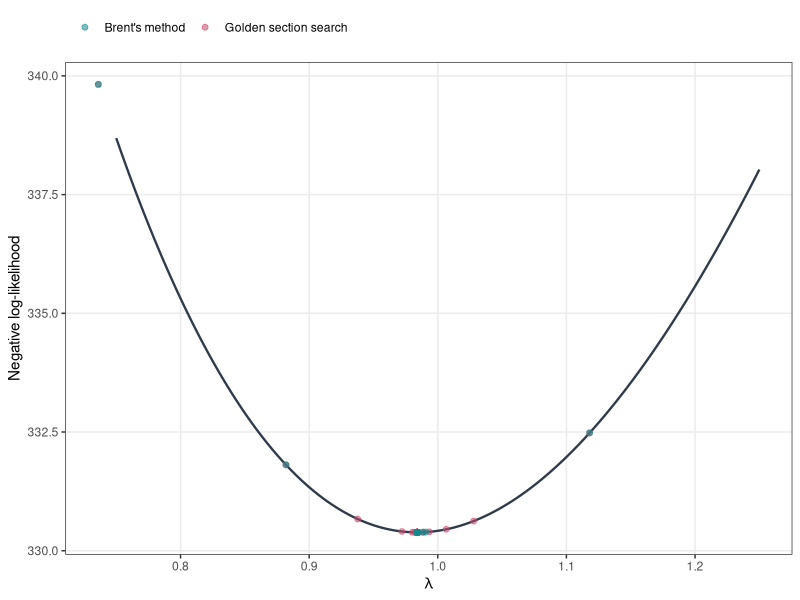

R code for this plot:
# Used in: slides/03-univariate-optimization/02-brent.tex
#
# Compare the optimization traces of golden section search and Brent's method
# for the Poisson negative log-likelihood.

set.seed(1234)

library(data.table)
library(ggplot2)

dir.create("../figure", recursive = TRUE, showWarnings = FALSE)

samples = rpois(250L, lambda = 1)

negative_log_likelihood = function(lambda, data) {
  -sum(dpois(data, lambda = lambda, log = TRUE))
}

make_traced_objective = function(objective_function) {
  trace_env = new.env(parent = emptyenv())
  trace_env$lambda = numeric()
  trace_env$value = numeric()

  traced_objective = function(lambda) {
    objective_value = objective_function(lambda)
    trace_env$lambda = c(trace_env$lambda, as.numeric(lambda))
    trace_env$value = c(trace_env$value, as.numeric(objective_value))
    objective_value
  }

  trace_archive = function(method_label) {
    data.table(
      iter = seq_along(trace_env$lambda),
      lambda = trace_env$lambda,
      objective_value = trace_env$value,
      method = method_label
    )
  }

  list(
    objective = traced_objective,
    archive = trace_archive
  )
}

golden_section_trace = function(objective_function, x_left, x_right, tolerance = 1e-10, max_iter = 1000L) {
  phi = (sqrt(5) - 1) / 2
  left = x_left
  right = x_right
  c_point = right - phi * (right - left)
  d_point = left + phi * (right - left)
  f_c = objective_function(c_point)
  f_d = objective_function(d_point)

  iter = 0L

  while ((right - left) > tolerance && iter < max_iter) {
    iter = iter + 1L

    if (f_c < f_d) {
      right = d_point
      d_point = c_point
      f_d = f_c
      c_point = right - phi * (right - left)
      f_c = objective_function(c_point)
    } else {
      left = c_point
      c_point = d_point
      f_c = f_d
      d_point = left + phi * (right - left)
      f_d = objective_function(d_point)
    }
  }

  invisible((left + right) / 2)
}

objective_function = function(lambda) {
  negative_log_likelihood(lambda = lambda, data = samples)
}

lambda_grid = seq(0.75, 1.25, length.out = 1000L)
likelihood_grid = data.table(
  lambda = lambda_grid,
  objective_value = vapply(lambda_grid, objective_function, numeric(1L))
)

golden_section_run = make_traced_objective(objective_function)
golden_section_trace(
  objective_function = golden_section_run$objective,
  x_left = 0.5,
  x_right = 1.5,
  tolerance = 1e-10
)
golden_section_archive = golden_section_run$archive("Golden section search")

brent_run = make_traced_objective(objective_function)
optimize(
  f = brent_run$objective,
  lower = 0.5,
  upper = 1.5,
  tol = 1e-10
)
brent_archive = brent_run$archive("Brent's method")

trace_archive = rbindlist(list(golden_section_archive, brent_archive))

poisson_plot = ggplot(
  likelihood_grid,
  aes(x = lambda, y = objective_value)
) +
  geom_line(linewidth = 0.8, colour = "#2F3A4A") +
  geom_point(
    data = trace_archive,
    aes(colour = method),
    alpha = 0.55,
    size = 1.7
  ) +
  scale_colour_manual(
    values = c(
      "Golden section search" = "#C84B6C",
      "Brent's method" = "#0F8B8D"
    ),
    name = NULL
  ) +
  labs(
    x = expression(lambda),
    y = "Negative log-likelihood"
  ) +
  theme_bw(base_size = 11) +
  theme(
    legend.position = "top",
    legend.justification = "left",
    legend.box.margin = margin(0, 0, 0, 0),
    panel.grid.minor = element_blank()
  )

ggsave(
  filename = "../figure/poisson.pdf",
  plot = poisson_plot,
  width = 4,
  height = 2
)
